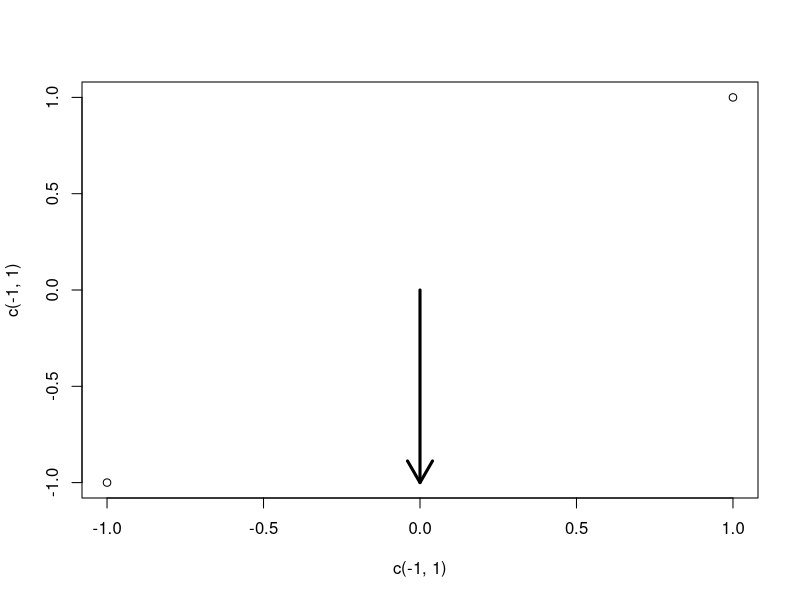

The R script that drew this image:
print('Ploting ....')

jpeg('rplot.jpg')

args = commandArgs(trailingOnly=TRUE)

# test if there is at least one argument: if not, return an error
if (length(args)==0) {
    stop("At least one argument must be supplied (input file).n", call.=FALSE)
}

x_1 <- 0.7
y_1 <- 0.7
x_2 <- -0.98
y_2 <- 0.17

x_1 <- as.numeric(args[1])
y_1 <- as.numeric(args[2])
x_2 <- as.numeric(args[3])
y_2 <- as.numeric(args[4])

print(x_1)
print(y_1)
print(x_2)
print(y_2)

plot(c(-1,1),c(-1,1))

arrows(0,0,x_1,y_1,lwd=3)
arrows(0,0,x_2,y_2,lwd=3)
arrows(0,0,0,-1,lwd=3)

dev.off()

q()
